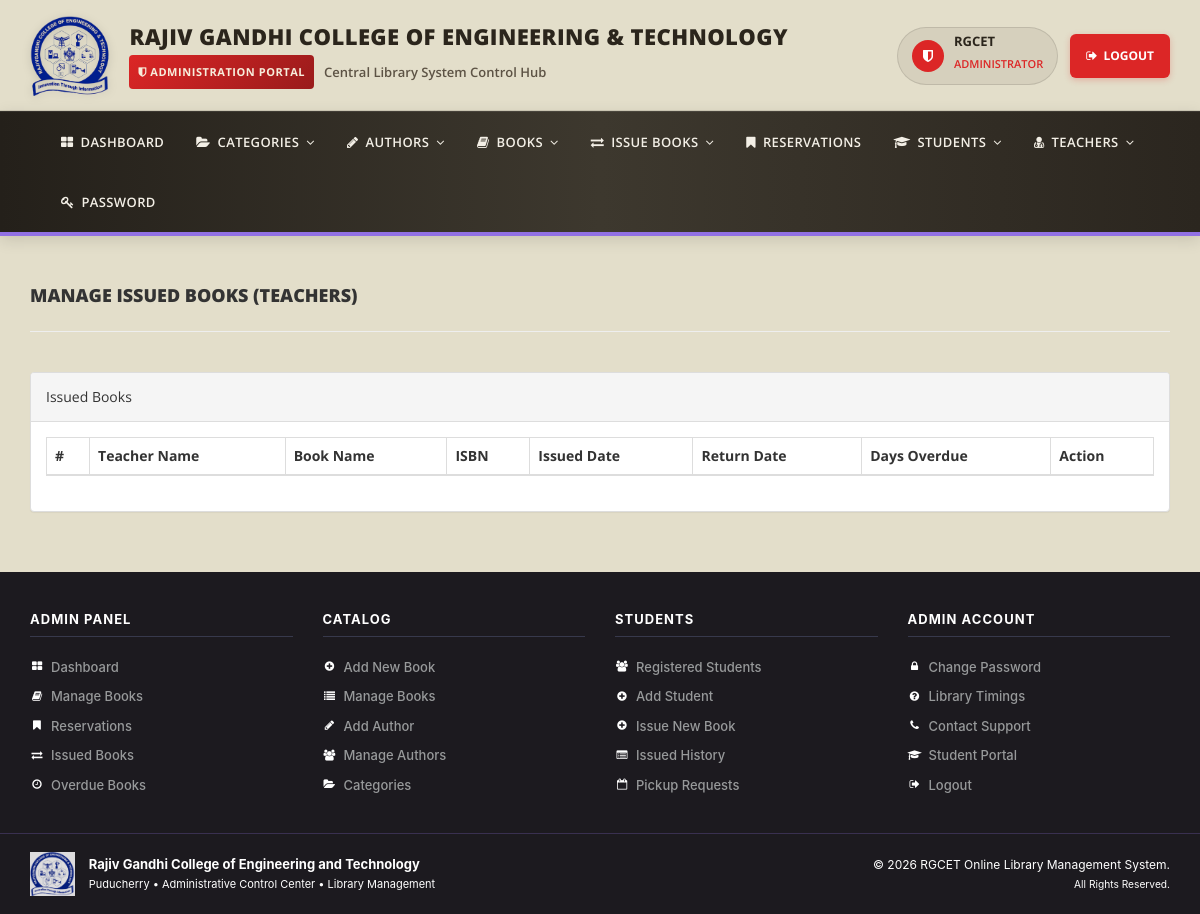
Page /admin/manage-issued-books-teacher.php (signed in) on the earlier database version.
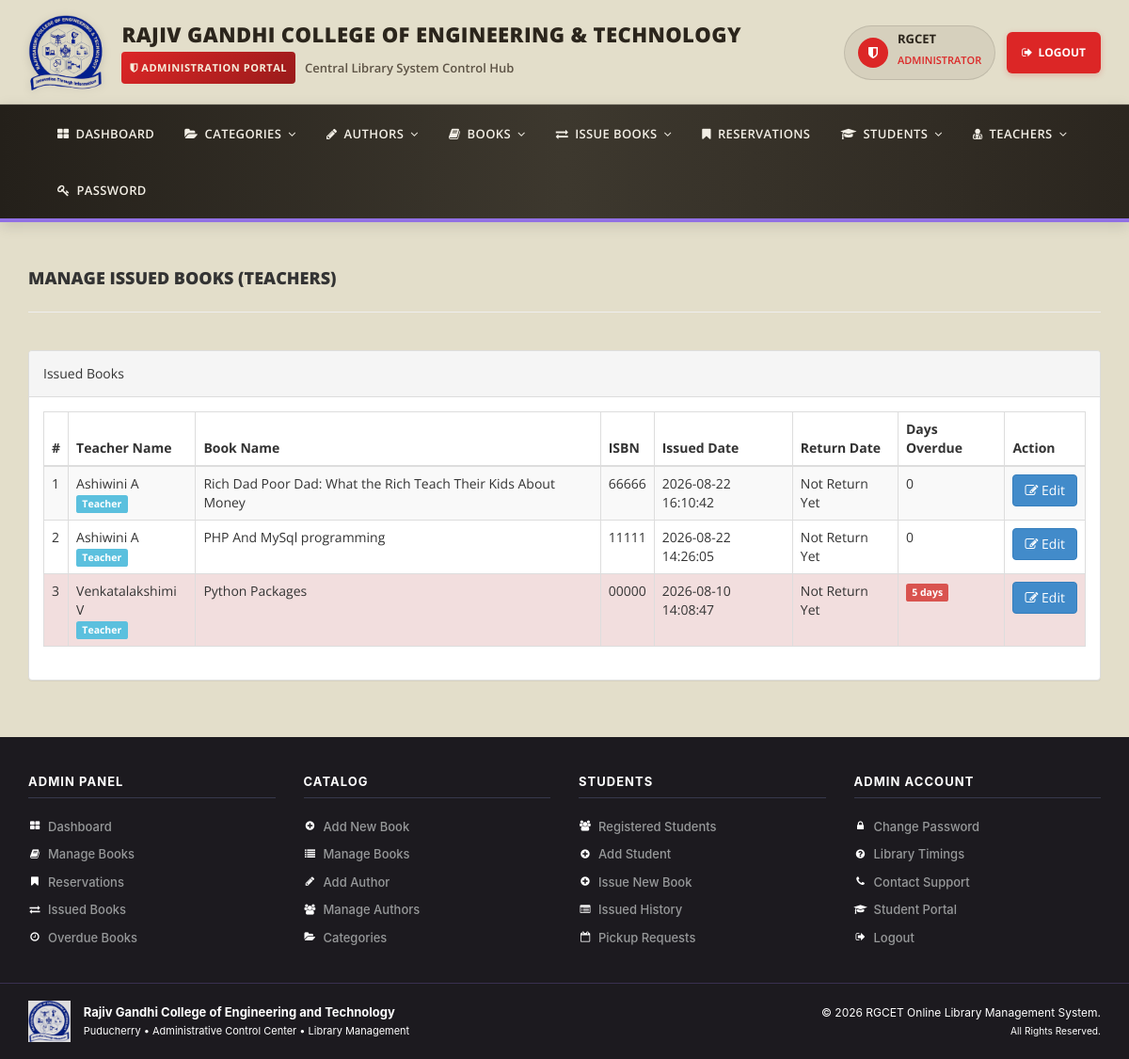
Same page on the later database version.
### tables this page shows
CREATE TABLE `tblissuedbookdetails` (

  `id` int(11) NOT NULL AUTO_INCREMENT,

  `BookId` int(11) DEFAULT NULL,

  `StudentID` varchar(150) DEFAULT NULL,

  `IssuesDate` timestamp NULL DEFAULT current_timestamp(),

  `ReturnDate` timestamp NULL DEFAULT NULL ON UPDATE current_timestamp(),

  `RetrunStatus` int(1) DEFAULT NULL,

  `fine` int(11) DEFAULT NULL,

  `remark` mediumtext NOT NULL,

  PRIMARY KEY (`id`)

);

CREATE TABLE `tblteachers` (

  `id` int(11) NOT NULL AUTO_INCREMENT,

  `TeacherId` varchar(100) DEFAULT NULL,

  `FullName` varchar(120) DEFAULT NULL,

  `EmailId` varchar(120) DEFAULT NULL,

  `MobileNumber` char(11) DEFAULT NULL,

  `Password` varchar(120) DEFAULT NULL,

  `Status` int(1) DEFAULT NULL,

  `RegDate` timestamp NULL DEFAULT current_timestamp(),

  `UpdationDate` timestamp NULL DEFAULT NULL ON UPDATE current_timestamp(),

  `Department` varchar(100) DEFAULT NULL,

  PRIMARY KEY (`id`),

  UNIQUE KEY `TeacherId` (`TeacherId`)

);

CREATE TABLE `tblbooks` (

  `id` int(11) NOT NULL AUTO_INCREMENT,

  `BookName` varchar(255) DEFAULT NULL,

  `CatId` int(11) DEFAULT NULL,

  `AuthorId` int(11) DEFAULT NULL,

  `ISBNNumber` varchar(25) DEFAULT NULL,

  `BookPrice` decimal(10,2) DEFAULT NULL,

  `bookImage` varchar(250) NOT NULL,

  `bookPdf` varchar(255) DEFAULT NULL,

  `isIssued` int(1) DEFAULT NULL,

  `RegDate` timestamp NULL DEFAULT current_timestamp(),

  `UpdationDate` timestamp NULL DEFAULT NULL ON UPDATE current_timestamp(),

  `bookQty` int(11) DEFAULT NULL,

  PRIMARY KEY (`id`)

);

### admin/manage-issued-books-teacher.php (the view, shortened to what the rows shown need)
<?php
include('includes/config.php');
if(strlen($_SESSION['alogin'])==0)
    {
header('location:index.php');
}
else{
?>
<!DOCTYPE html>
<html xmlns="http://www.w3.org/1999/xhtml">
<head>
    <link href="assets/css/bootstrap.css" rel="stylesheet" />
    <link href="assets/css/font-awesome.css" rel="stylesheet" />
    <link href="assets/js/dataTables/dataTables.bootstrap.css" rel="stylesheet" />
    <link href="assets/css/style.css" rel="stylesheet" />
</head>
<body>
<?php include('includes/header.php');?>
    <div class="content-wrapper">
         <div class="container">
            <div class="row">
                <div class="col-md-12">
                    <div class="panel panel-default">
                        <div class="panel-body">
                            <div class="table-responsive">
                                <table class="table table-striped table-bordered table-hover" id="dataTables-example">
                                    <thead>
                                        <tr>
                                            <th>#</th>
                                            <th>Teacher Name</th>
                                            <th>Book Name</th>
                                            <th>ISBN </th>
                                            <th>Issued Date</th>
                                            <th>Return Date</th>
                                            <th>Days Overdue</th>
                                            <th>Action</th>
                                        </tr>
                                    </thead>
                                    <tbody>
<?php $sql = "SELECT tblteachers.FullName,tblbooks.BookName,tblbooks.ISBNNumber,tblissuedbookdetails.IssuesDate,tblissuedbookdetails.ReturnDate,tblissuedbookdetails.id as rid from  tblissuedbookdetails join tblteachers on tblteachers.TeacherId=tblissuedbookdetails.StudentID join tblbooks on tblbooks.id=tblissuedbookdetails.BookId order by tblissuedbookdetails.id desc";
$query = $dbh -> prepare($sql);
$query->execute();
$results=$query->fetchAll(PDO::FETCH_OBJ);
$cnt=1;
if($query->rowCount() > 0)
{
foreach($results as $result)
{               ?>
                                        <?php
$issueDate = new DateTime($result->IssuesDate);
$today = new DateTime(date('Y-m-d'));
$daysSinceIssue = $today->diff($issueDate)->days;
$isOverdue = ($daysSinceIssue >= 7 && $result->ReturnDate == "");
?>
<tr class="odd gradeX<?php echo $isOverdue ? ' danger' : ''; ?>">
                                            <td class="center"><?php echo htmlentities($cnt);?></td>
                                            <td class="center"><?php echo htmlentities($result->FullName);?>
                                            <br><span class="label label-info">Teacher</span>
                                            </td>
                                            <td class="center"><?php echo htmlentities($result->BookName);?></td>
                                            <td class="center"><?php echo htmlentities($result->ISBNNumber);?></td>
                                            <td class="center"><?php echo htmlentities($result->IssuesDate);?></td>
                                            <td class="center"><?php if($result->ReturnDate=="")
                                            {
                                                echo htmlentities("Not Return Yet");
                                            } else {
                                            echo htmlentities($result->ReturnDate);
}
                                            ?></td>
                                            <td class="center"><?php
                                                $daysOverdue = max(0, $daysSinceIssue - 7);
                                                if($result->ReturnDate == "" && $daysSinceIssue >= 7) {
                                                    echo '<span class="label label-danger">' . htmlentities($daysOverdue) . ' days</span>';
                                                } else {
                                                    echo htmlentities($daysOverdue);
                                                }
                                            ?></td>
                                            <td class="center">
                                            <a href="update-issue-bookdetails-teacher.php?rid=<?php echo htmlentities($result->rid);?>"><button class="btn btn-primary"><i class="fa fa-edit "></i> Edit</button>
                                            </td>
                                        </tr>
 <?php $cnt=$cnt+1;}} ?>
                                </table>
                            </div>
                        </div>
                    </div>
                </div>
            </div>
    </div>
    </div>
</body>
</html>
<?php } ?>

Differences in the rows shown:
added tblissuedbookdetails: tblteachers.FullName "Ashiwini A", BookId.BookName "Rich Dad Poor Dad: What the Rich Teach Their Kids About Money", BookId.ISBNNumber "66666", IssuesDate "2026-08-22 16:10:42", IssuesDate "0"
added tblissuedbookdetails: tblteachers.FullName "Ashiwini A", BookId.BookName "PHP And MySql programming", BookId.ISBNNumber "11111", IssuesDate "2026-08-22 14:26:05", IssuesDate "0"
added tblissuedbookdetails: tblteachers.FullName "Venkatalakshimi V", BookId.BookName "Python Packages", BookId.ISBNNumber "00000", IssuesDate "2026-08-10 14:08:47", IssuesDate "5"
